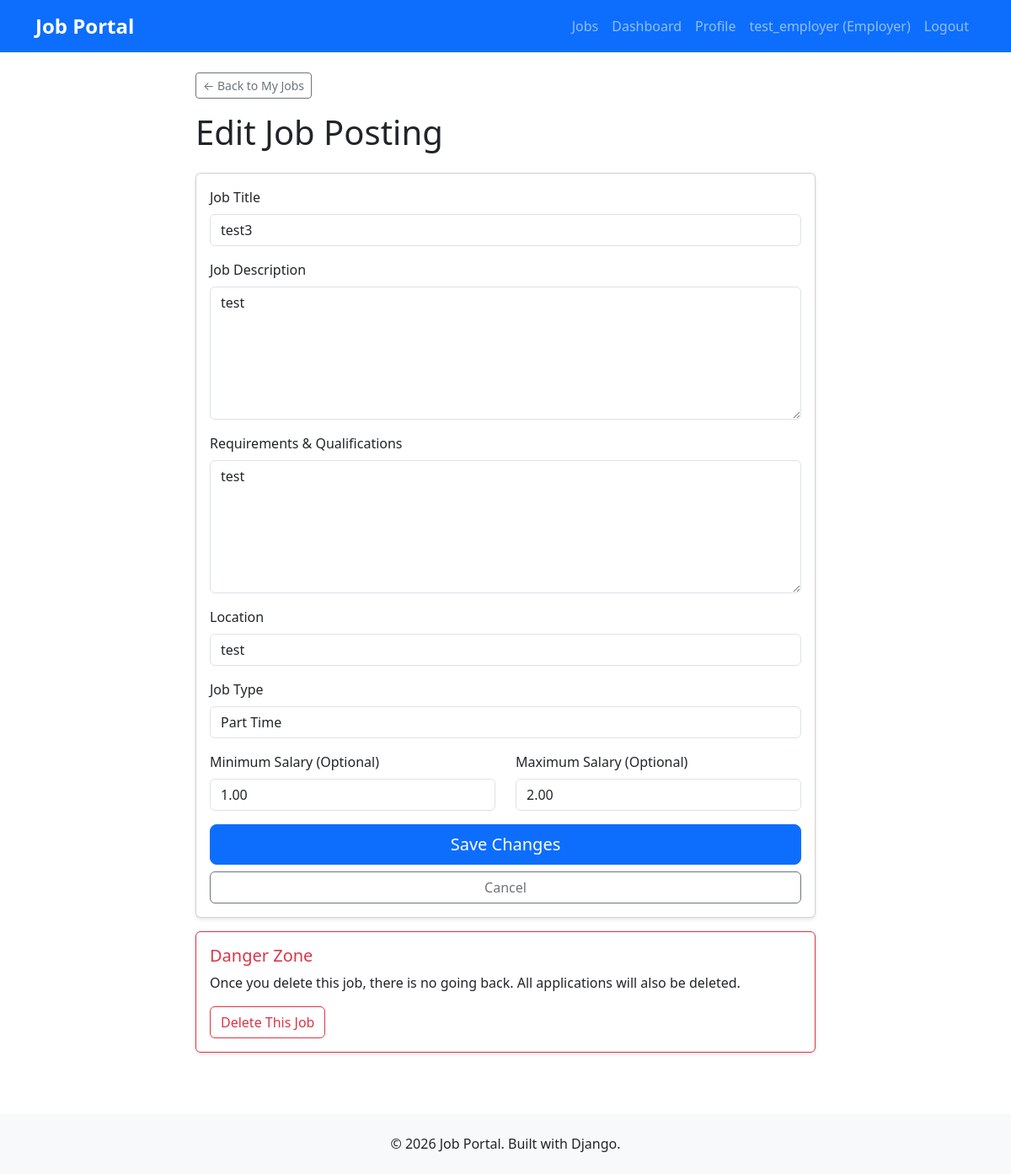
The app's page /jobs/6/edit/ (signed in) with its own data.
### users/models.py (models this page shows)
class User(AbstractUser):
    USER_TYPES = (
        ('job_seeker', 'Job Seeker'),
        ('employer', 'Employer'),
    )
    user_type = models.CharField(max_length=20, choices=USER_TYPES)
    phone = models.CharField(max_length=15, blank=True)
    created_at = models.DateTimeField(auto_now_add=True)
    class Meta:
        db_table = 'users'

### jobs/models.py (models this page shows)
class Job(models.Model):
    JOB_TYPES = (
        ('full_time', 'Full Time'),
        ('part_time', 'Part Time'),
        ('contract', 'Contract'),
        ('internship', 'Internship'),
    )
    employer = models.ForeignKey(User, on_delete=models.CASCADE)
    title = models.CharField(max_length=200)
    description = models.TextField()
    requirements = models.TextField()
    location = models.CharField(max_length=200)
    job_type = models.CharField(max_length=20, choices=JOB_TYPES)
    salary_min = models.DecimalField(max_digits=10, decimal_places=2, null=True, blank=True)
    salary_max = models.DecimalField(max_digits=10, decimal_places=2, null=True, blank=True)
    is_active = models.BooleanField(default=True)
    created_at = models.DateTimeField(auto_now_add=True)
    updated_at = models.DateTimeField(auto_now=True)
    class Meta:
        db_table = 'jobs'
        ordering = ['-created_at']

### jobs/views.py (the view)
# urls.py: path('<int:pk>/edit/', views.edit_job_view, name='edit_job'),
@login_required
def edit_job_view(request, pk):
    job = get_object_or_404(Job, pk=pk)
    if request.user.user_type != 'employer':
        messages.error(request, 'Only employers can edit jobs.')
        return redirect('jobs:job_detail', pk=pk)
    if job.employer != request.user:
        messages.error(request, 'You can only edit your own job postings.')
        return redirect('jobs:job_detail', pk=pk)
    if request.method == 'POST':
        form = JobPostForm(request.POST, instance=job, employer=request.user)
        if form.is_valid():
            job = form.save()
            messages.success(request, f'Job "{job.title}" has been updated successfully!')
            return redirect('jobs:my_jobs')
    else:
        form = JobPostForm(instance=job, employer=request.user)
    context = {
        'form': form,
        'job': job,
        'editing': True,
    }
    return render(request, 'jobs/edit_job.html', context)

### templates/jobs/edit_job.html (shortened to what this page needs)
{% extends 'base.html' %}
{% block content %}
<div class="row">
    <div class="col-lg-8 mx-auto">
        <a href="{% url 'jobs:my_jobs' %}" class="btn btn-sm btn-outline-secondary mb-3">
            &larr; Back to My Jobs
        </a>
        <h1 class="mb-4">Edit Job Posting</h1>
        <div class="card">
            <div class="card-body">
                <form method="post">
                    <div class="mb-3">
                        <label for="{{ form.title.id_for_label }}" class="form-label">
                            {{ form.title.label }}
                        </label>
                        {{ form.title }}
                    </div>
                    <div class="mb-3">
                        <label for="{{ form.description.id_for_label }}" class="form-label">
                            {{ form.description.label }}
                        </label>
                        {{ form.description }}
                    </div>
                    <div class="mb-3">
                        <label for="{{ form.requirements.id_for_label }}" class="form-label">
                            {{ form.requirements.label }}
                        </label>
                        {{ form.requirements }}
                    </div>
                    <div class="mb-3">
                        <label for="{{ form.location.id_for_label }}" class="form-label">
                            {{ form.location.label }}
                        </label>
                        {{ form.location }}
                    </div>
                    <div class="mb-3">
                        <label for="{{ form.job_type.id_for_label }}" class="form-label">
                            {{ form.job_type.label }}
                        </label>
                        {{ form.job_type }}
                    </div>
                    <div class="row">
                        <div class="col-md-6 mb-3">
                            <label for="{{ form.salary_min.id_for_label }}" class="form-label">
                                {{ form.salary_min.label }}
                            </label>
                            {{ form.salary_min }}
                        </div>
                        <div class="col-md-6 mb-3">
                            <label for="{{ form.salary_max.id_for_label }}" class="form-label">
                                {{ form.salary_max.label }}
                            </label>
                            {{ form.salary_max }}
                        </div>
                    </div>
                    <div class="d-grid gap-2">
                        <button type="submit" class="btn btn-primary btn-lg">
                            Save Changes
                        </button>
                        <a href="{% url 'jobs:my_jobs' %}" class="btn btn-outline-secondary">
                            Cancel
                        </a>
                    </div>
                </form>
            </div>
        </div>
        <div class="card border-danger mt-3">
            <div class="card-body">
                <h5 class="card-title text-danger">Danger Zone</h5>
                <p class="card-text">Once you delete this job, there is no going back. All applications will also be deleted.</p>
                <a href="{% url 'jobs:delete_job' job.pk %}" class="btn btn-outline-danger">
                    Delete This Job
                </a>
            </div>
        </div>
    </div>
</div>
{% endblock %}

### templates/base.html (shortened to what this page needs)
<!DOCTYPE html>
<html lang="en">
<head>
    <link href="https://cdn.jsdelivr.net/npm/bootstrap@5.3.0/dist/css/bootstrap.min.css" rel="stylesheet">
    {% load static %}
    <link rel="stylesheet" href="{% static 'css/style.css' %}">
</head>
<body>
    <nav class="navbar navbar-expand-lg navbar-dark bg-primary">
        <div class="container">
            <a class="navbar-brand" href="{% url 'home' %}">
                <strong>Job Portal</strong>
            </a>
            <div class="collapse navbar-collapse" id="navbarNav">
                <ul class="navbar-nav ms-auto">
                    <li class="nav-item">
                        <a class="nav-link" href="{% url 'jobs:job_list' %}">Jobs</a>
                    </li>
                    {% if user.is_authenticated %}
                        <li class="nav-item">
                            <a class="nav-link" href="{% url 'users:dashboard' %}">Dashboard</a>
                        </li>
                        <li class="nav-item">
                            <a class="nav-link" href="{% url 'users:profile' %}">Profile</a>
                        </li>
                        <li class="nav-item">
                            <a class="nav-link" href="#">
                                {{ user.username }} ({{ user.get_user_type_display }})
                            </a>
                        </li>
<li class="nav-item">
    <a class="nav-link" href="{% url 'users:logout' %}">Logout</a>
</li>
                    {% endif %}
                </ul>
            </div>
        </div>
    </nav>
    <main class="container my-4">
        {% block content %}
        {% endblock %}
    </main>
    <footer class="bg-light text-center py-4 mt-5">
        <div class="container">
            <p class="mb-0">&copy; 2026 Job Portal. Built with Django.</p>
        </div>
    </footer>
</body>
</html>

### static/css/style.css (style rules this page uses)
body { min-height: 100vh; display: flex; flex-direction: column; }
main { flex: 1; }
.navbar-brand { font-size: 1.5rem; }
.card { box-shadow: 0 2px 4px rgba(0,0,0,0.1); transition: transform 0.2s; }

### records on screen
User: username "test_employer", user_type "Employer"
Job: title "test3", description "test", requirements "test", location "test", job_type "Part Time", salary_min "1.00", salary_max "2.00"
